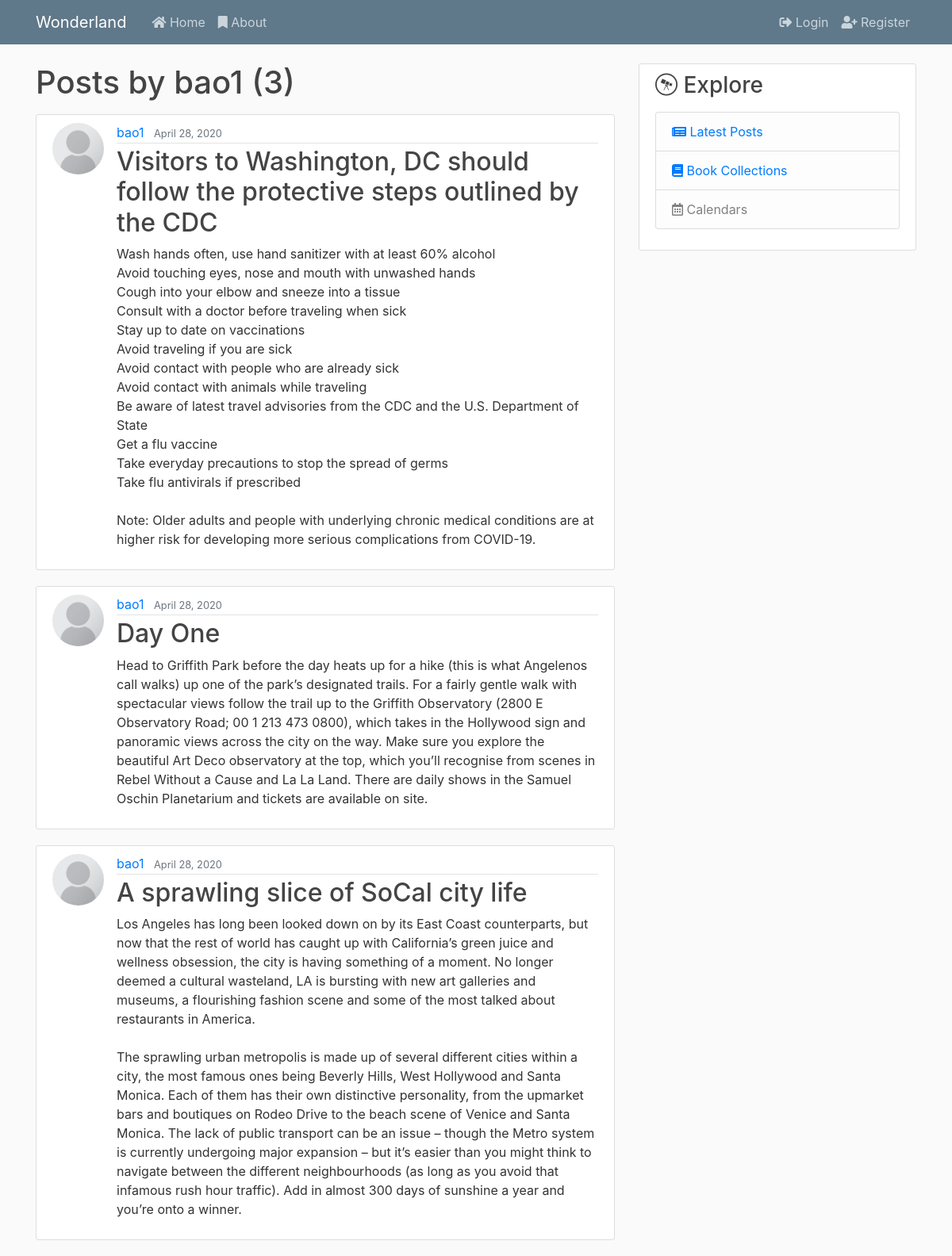
Page /user/bao1 on the earlier database version.
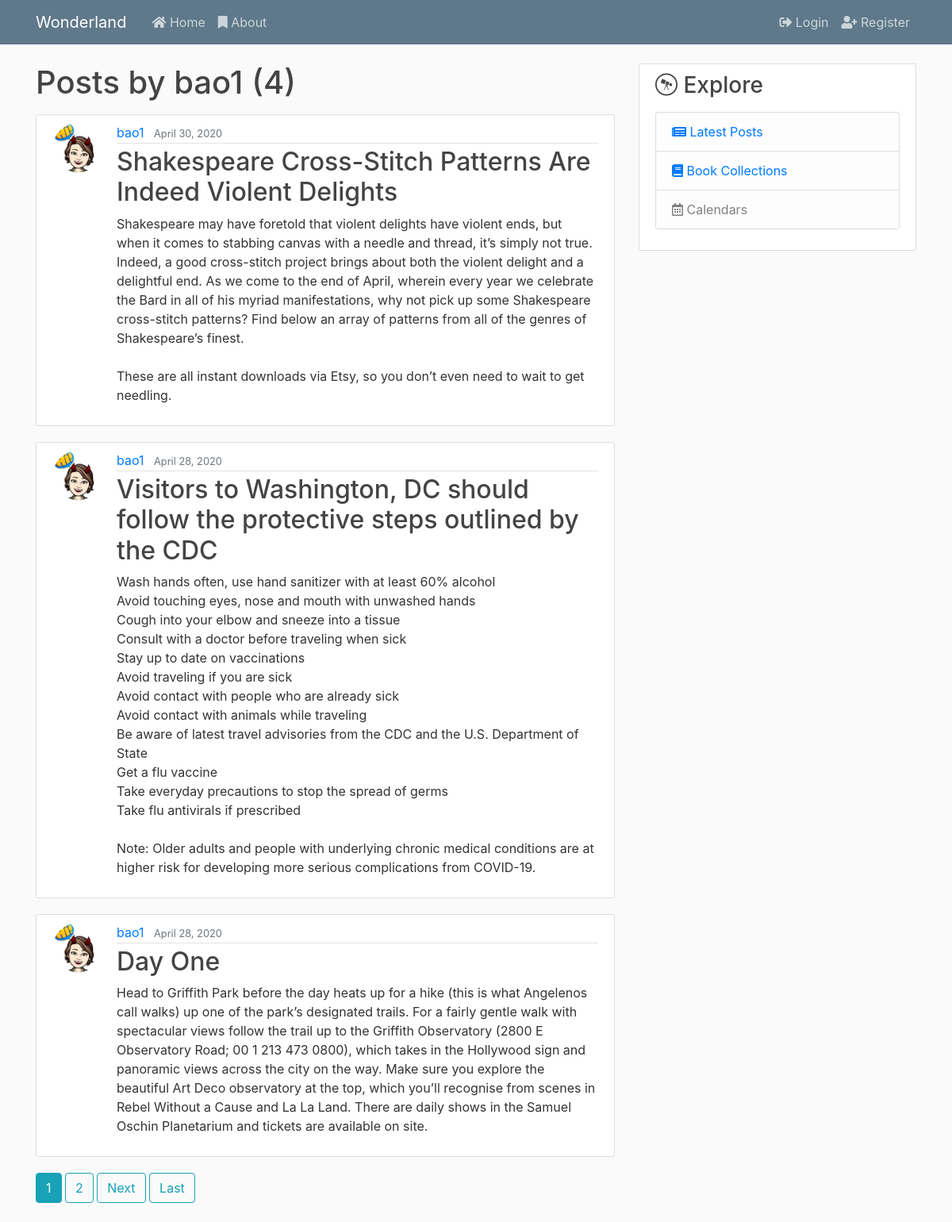
Same page on the later database version.
### blog/models.py (models this page shows, shortened)
class Post(models.Model):
    title = models.CharField(max_length=100)
    content = models.TextField()
    date_posted = models.DateTimeField(default=timezone.now)
    author = models.ForeignKey(User, on_delete=models.CASCADE)
    likes = models.ManyToManyField(User, blank=True, related_name="post_likes")

### users/models.py (models this page shows, shortened)
class Profile(models.Model):
    user = models.OneToOneField(User, on_delete=models.CASCADE)
    image = models.ImageField(default="default.png", upload_to='profile_pics')

### blog/views.py (the view)
# urls.py: path("user/<str:username>", UserPostListView.as_view(), name="user-posts"),
class UserPostListView(ListView):
    model = Post
    template_name = "blog/user_posts.html"
    context_object_name = "posts"
    ordering = ["-date_posted"]
    paginate_by = 3
    def get_queryset(self):
        user = get_object_or_404(User, username=self.kwargs.get("username"))
        return Post.objects.filter(author=user).order_by("-date_posted")

### blog/templates/blog/user_posts.html (shortened to what this page needs)
{% extends "blog/base.html" %}
{% block content %}
    <h1 class="mb-3">Posts by {{ view.kwargs.username }} ({{ page_obj.paginator.count }})</h1>
    {% for post in posts %}
        <article class="media content-section">
            <img class="rounded-circle article-img" src="{{ post.author.profile.image.url }}" alt="">
            <div class="media-body">
                <div class="article-metadata">
                    <a class="mr-2" href="{% url 'user-posts' post.author.username %}">{{ post.author }}</a>
                    <small class="text-muted">{{ post.date_posted|date:"F d, Y" }}</small>
                </div>
                <h2><a class="article-title" href="{% url 'post-detail' post.pk %}">{{ post.title }}</a></h2>
                <p class="article-content">{{ post.content }}</p>
            </div>
        </article>
    {% endfor %}
    {% if is_paginated %}
        {% for num in page_obj.paginator.page_range %}
            {% if page_obj.number == num %}
                <a class="btn btn-info mb-4" href="?page={{ num }}">{{ num }}</a>
            {% elif num > page_obj.number|add:'-3' and num < page_obj.number|add:'3' %}
                <a class="btn btn-outline-info mb-4" href="?page={{ num }}">{{ num }}</a>
            {% endif %}
        {% endfor %}
        {% if page_obj.has_next %}
            <a class="btn btn-outline-info mb-4" href="?page={{ page_obj.next_page_number }}">Next</a>
            <a class="btn btn-outline-info mb-4" href="?page={{ page_obj.paginator.num_pages }}">Last</a>
        {% endif %}
    {% endif %}
{% endblock %}

Differences in the rows shown:
no longer on this page (row unchanged): Post: author.profile.image (placeholder picture), author "bao1", date_posted "April 28, 2020", title "A sprawling slice of SoCal city life", content "Los Angeles has long been looked down on by its East Coast counterparts, but now that the rest of world has caught up with California’s green juice and wellness obsession, the city is having something of a moment. No longer deemed a cultural wasteland, LA is bursting with new art galleries and museums, a flourishing fashion scene and some of the most talked about restaurants in America. The sprawling urban metropolis is made up of several different cities within a city, the most famous ones being Beverly Hills, West Hollywood and Santa Monica. Each of them has their own distinctive personality, from the upmarket bars and boutiques on Rodeo Drive to the beach scene of Venice and Santa…"
added Post: author.profile.image (picture), author "bao1", date_posted "April 30, 2020", title "Shakespeare Cross-Stitch Patterns Are Indeed Violent Delights", content "Shakespeare may have foretold that violent delights have violent ends, but when it comes to stabbing canvas with a needle and thread, it’s simply not true. Indeed, a good cross-stitch project brings about both the violent delight and a delightful end. As we come to the end of April, wherein every year we celebrate the Bard in all of his myriad manifestations, why not pick up some Shakespeare cross-stitch patterns? Find below an array of patterns from all of the genres of Shakespeare’s finest. These are all instant downloads via Etsy, so you don’t even need to wait to get needling."
changed through a linked row, Post (number 2 of 3 on the later page): author.profile.image: picture added in place of a placeholder
changed through a linked row, Post "Day One": author.profile.image: picture added in place of a placeholder
Other differences:
{{ page_obj.paginator.count }}: "3" → "4"
new list line: "1"
new list line: "2"
text now shown: "Next Last"
